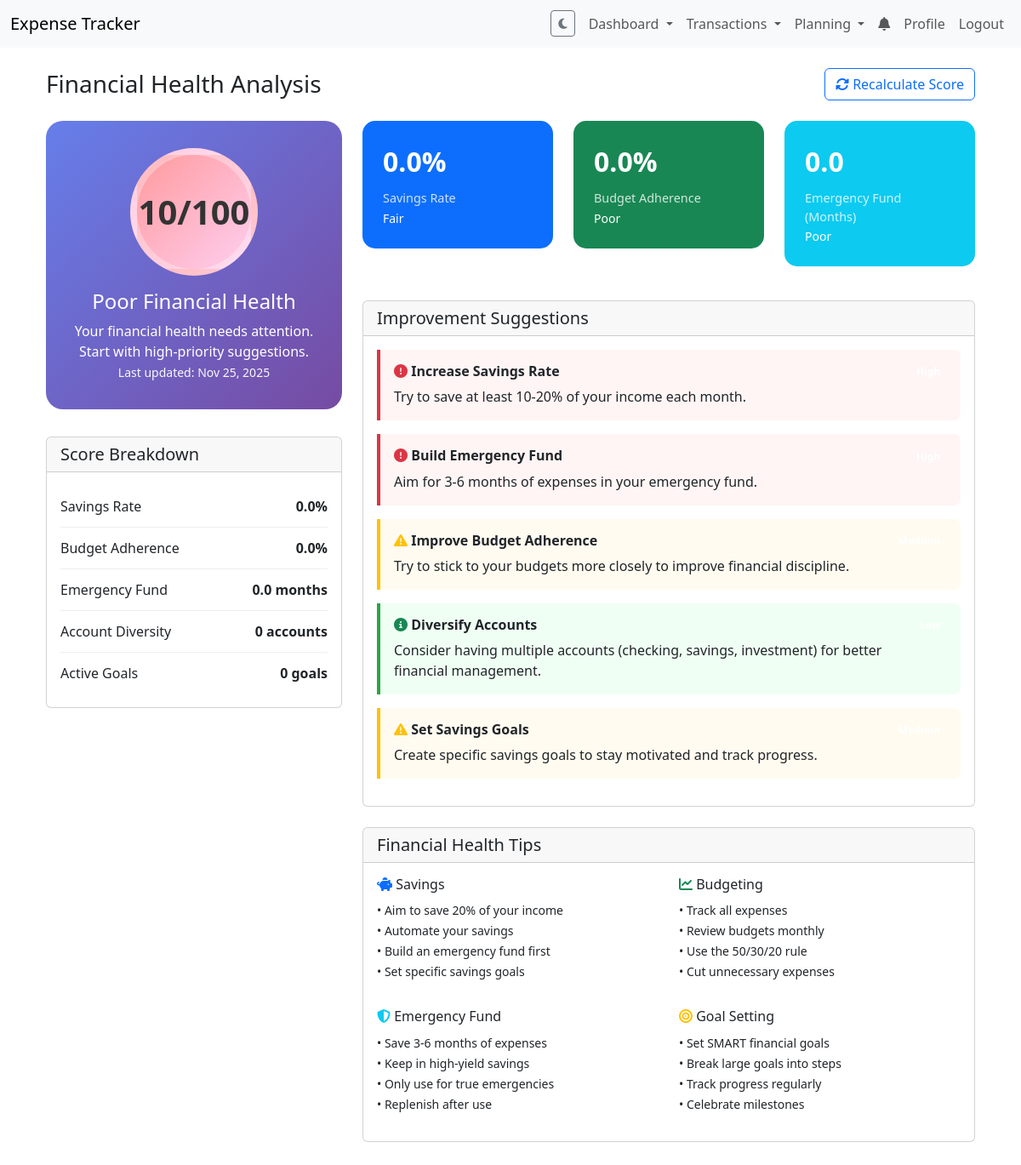
Screenshot of /financial-health/ (signed in) with the database file from the repository.
### tracker/models.py (models this page shows, shortened)
class FinancialHealthScore(models.Model):
    user = models.OneToOneField(User, on_delete=models.CASCADE)
    score = models.IntegerField(default=0)  # 0-100
    savings_rate = models.DecimalField(max_digits=5, decimal_places=2, default=0)  # Percentage
    budget_adherence = models.DecimalField(max_digits=5, decimal_places=2, default=0)  # Percentage
    emergency_fund_months = models.DecimalField(max_digits=5, decimal_places=2, default=0)
    debt_to_income_ratio = models.DecimalField(max_digits=5, decimal_places=2, default=0)
    last_calculated = models.DateTimeField(auto_now=True)

### tracker/views.py (the view)
# urls.py: path('financial-health/', views.financial_health_view, name='financial_health'),
@login_required
def financial_health_view(request):
    from .models import FinancialHealthScore
    health_score, created = FinancialHealthScore.objects.get_or_create(user=request.user)
    if request.GET.get('recalculate') or created or (timezone.now() - health_score.last_calculated).days >= 1:
        health_score.calculate_score()
    suggestions = []
    if health_score.savings_rate < 10:
        suggestions.append({
            'title': 'Increase Savings Rate',
            'description': 'Try to save at least 10-20% of your income each month.',
            'priority': 'high'
        })
    if health_score.emergency_fund_months < 3:
        suggestions.append({
            'title': 'Build Emergency Fund',
            'description': 'Aim for 3-6 months of expenses in your emergency fund.',
            'priority': 'high'
        })
    if health_score.budget_adherence < 75:
        suggestions.append({
            'title': 'Improve Budget Adherence',
            'description': 'Try to stick to your budgets more closely to improve financial discipline.',
            'priority': 'medium'
        })
    account_count = Account.objects.filter(user=request.user).count()
    if account_count < 2:
        suggestions.append({
            'title': 'Diversify Accounts',
            'description': 'Consider having multiple accounts (checking, savings, investment) for better financial management.',
            'priority': 'low'
        })
    active_goals = SavingsGoal.objects.filter(user=request.user, status='active').count()
    if active_goals == 0:
        suggestions.append({
            'title': 'Set Savings Goals',
            'description': 'Create specific savings goals to stay motivated and track progress.',
            'priority': 'medium'
        })
    context = {
        'health_score': health_score,
        'suggestions': suggestions,
        'account_count': account_count,
        'active_goals': active_goals,
    }
    return render(request, 'financial_health.html', context)

### tracker/templates/financial_health.html (shortened to what this page needs)
{% extends 'base.html' %}
{% load static %}
{% block content %}
<div class="container-fluid">
  <div class="row">
    <div class="col-12">
      <div class="d-flex justify-content-between align-items-center mb-4">
        <h1 class="h3 mb-0">Financial Health Analysis</h1>
        <a href="?recalculate=1" class="btn btn-outline-primary">
          <i class="fas fa-sync-alt"></i> Recalculate Score
        </a>
      </div>
    </div>
  </div>
  <div class="row">
    <div class="col-lg-4">
      <div class="health-score-display">
        <div class="score-circle
                    {% if health_score.score >= 80 %}score-excellent
                    {% elif health_score.score >= 60 %}score-good
                    {% elif health_score.score >= 40 %}score-fair
                    {% else %}score-poor{% endif %}">
          {{ health_score.score }}/100
        </div>
        <h4 class="mb-2">
          {% if health_score.score >= 80 %}Excellent
          {% elif health_score.score >= 60 %}Good
          {% elif health_score.score >= 40 %}Fair
          {% else %}Poor{% endif %}
          Financial Health
        </h4>
        <p class="mb-0">
          {% if health_score.score >= 80 %}
            You're doing great! Keep up the excellent financial habits.
          {% elif health_score.score >= 60 %}
            You're on the right track. A few improvements can make you even better.
          {% elif health_score.score >= 40 %}
            There's room for improvement. Focus on the suggestions below.
          {% else %}
            Your financial health needs attention. Start with high-priority suggestions.
          {% endif %}
        </p>
        <small class="text-light">Last updated: {{ health_score.last_calculated|date:"M d, Y" }}</small>
      </div>
      <div class="card">
        <div class="card-header">
          <h5 class="card-title mb-0">Score Breakdown</h5>
        </div>
        <div class="card-body">
          <div class="breakdown-item">
            <span class="breakdown-label">Savings Rate</span>
            <span class="breakdown-value">{{ health_score.savings_rate|floatformat:1 }}%</span>
          </div>
          <div class="breakdown-item">
            <span class="breakdown-label">Budget Adherence</span>
            <span class="breakdown-value">{{ health_score.budget_adherence|floatformat:1 }}%</span>
          </div>
          <div class="breakdown-item">
            <span class="breakdown-label">Emergency Fund</span>
            <span class="breakdown-value">{{ health_score.emergency_fund_months|floatformat:1 }} months</span>
          </div>
          <div class="breakdown-item">
            <span class="breakdown-label">Account Diversity</span>
            <span class="breakdown-value">
              {{ account_count }} account{{ account_count|pluralize }}
            </span>
          </div>
          <div class="breakdown-item">
            <span class="breakdown-label">Active Goals</span>
            <span class="breakdown-value">
              {{ active_goals }} goal{{ active_goals|pluralize }}
            </span>
          </div>
        </div>
      </div>
    </div>
    <div class="col-lg-8">
      <div class="row mb-4">
        <div class="col-md-4">
          <div class="metric-card bg-primary text-white">
            <div class="metric-value">{{ health_score.savings_rate|floatformat:1 }}%</div>
            <div class="metric-label">Savings Rate</div>
            <small>
              {% if health_score.savings_rate >= 20 %}Excellent
              {% elif health_score.savings_rate >= 10 %}Good
              {% elif health_score.savings_rate >= 0 %}Fair
              {% else %}Poor{% endif %}
            </small>
          </div>
        </div>
        <div class="col-md-4">
          <div class="metric-card bg-success text-white">
            <div class="metric-value">{{ health_score.budget_adherence|floatformat:1 }}%</div>
            <div class="metric-label">Budget Adherence</div>
            <small>
              {% if health_score.budget_adherence >= 90 %}Excellent
              {% elif health_score.budget_adherence >= 75 %}Good
              {% elif health_score.budget_adherence >= 50 %}Fair
              {% else %}Poor{% endif %}
            </small>
          </div>
        </div>
        <div class="col-md-4">
          <div class="metric-card bg-info text-white">
            <div class="metric-value">{{ health_score.emergency_fund_months|floatformat:1 }}</div>
            <div class="metric-label">Emergency Fund (Months)</div>
            <small>
              {% if health_score.emergency_fund_months >= 6 %}Excellent
              {% elif health_score.emergency_fund_months >= 3 %}Good
              {% elif health_score.emergency_fund_months >= 1 %}Fair
              {% else %}Poor{% endif %}
            </small>
          </div>
        </div>
      </div>
      <div class="card mb-4">
        <div class="card-header">
          <h5 class="card-title mb-0">Improvement Suggestions</h5>
        </div>
        <div class="card-body">
          {% for suggestion in suggestions %}
          <div class="suggestion-card {{ suggestion.priority }}">
            <div class="d-flex justify-content-between align-items-start">
              <div>
                <h6 class="fw-bold mb-2">
                  {% if suggestion.priority == 'high' %}
                    <i class="fas fa-exclamation-circle text-danger"></i>
                  {% elif suggestion.priority == 'medium' %}
                    <i class="fas fa-exclamation-triangle text-warning"></i>
                  {% else %}
                    <i class="fas fa-info-circle text-success"></i>
                  {% endif %}
                  {{ suggestion.title }}
                </h6>
                <p class="mb-0">{{ suggestion.description }}</p>
              </div>
              <span class="badge bg-{{ suggestion.priority }} ms-2">
              </span>
            </div>
          </div>
          {% empty %}
          <div class="text-center py-4">
            <i class="fas fa-trophy fa-3x text-success mb-3"></i>
            <h5 class="text-success">Excellent Financial Health!</h5>
            <p class="text-muted">You're doing great! Keep up the good work.</p>
          </div>
          {% endfor %}
        </div>
      </div>
      <div class="card">
        <div class="card-header">
          <h5 class="card-title mb-0">Financial Health Tips</h5>
        </div>
        <div class="card-body">
          <div class="row">
            <div class="col-md-6">
              <h6><i class="fas fa-piggy-bank text-primary"></i> Savings</h6>
              <ul class="list-unstyled">
                <li><small>• Aim to save 20% of your income</small></li>
                <li><small>• Automate your savings</small></li>
                <li><small>• Build an emergency fund first</small></li>
                <li><small>• Set specific savings goals</small></li>
              </ul>
            </div>
            <div class="col-md-6">
              <h6><i class="fas fa-chart-line text-success"></i> Budgeting</h6>
              <ul class="list-unstyled">
                <li><small>• Track all expenses</small></li>
                <li><small>• Review budgets monthly</small></li>
                <li><small>• Use the 50/30/20 rule</small></li>
                <li><small>• Cut unnecessary expenses</small></li>
              </ul>
            </div>
          </div>
          <div class="row mt-3">
            <div class="col-md-6">
              <h6><i class="fas fa-shield-alt text-info"></i> Emergency Fund</h6>
              <ul class="list-unstyled">
                <li><small>• Save 3-6 months of expenses</small></li>
                <li><small>• Keep in high-yield savings</small></li>
                <li><small>• Only use for true emergencies</small></li>
                <li><small>• Replenish after use</small></li>
              </ul>
            </div>
            <div class="col-md-6">
              <h6><i class="fas fa-bullseye text-warning"></i> Goal Setting</h6>
              <ul class="list-unstyled">
                <li><small>• Set SMART financial goals</small></li>
                <li><small>• Break large goals into steps</small></li>
                <li><small>• Track progress regularly</small></li>
                <li><small>• Celebrate milestones</small></li>
              </ul>
            </div>
          </div>
        </div>
      </div>
    </div>
  </div>
</div>
{% endblock %}

### tracker/static/css/style.css (style rules this page uses)
body { padding-bottom: 40px; }

### tracker/templates/financial_health.html (style rules this page uses)
.health-score-display { background: linear-gradient(135deg, #667eea 0%, #764ba2 100%); border-radius: 20px; color: white; padding: 2rem; text-align: center; margin-bottom: 2rem; }
.score-circle { width: 150px; height: 150px; border-radius: 50%; display: flex; align-items: center; justify-content: center; font-size: 2.5rem; font-weight: bold; margin: 0 auto 1rem; border: 8px solid rgba(255,255,255,0.3); position: relative; }
.score-poor { background: linear-gradient(135deg, #ff9a9e 0%, #fecfef 100%); color: #333; }
.metric-card { border-radius: 15px; padding: 1.5rem; margin-bottom: 1rem; transition: transform 0.3s ease; }
.metric-value { font-size: 2rem; font-weight: bold; margin-bottom: 0.5rem; }
.metric-label { font-size: 0.9rem; opacity: 0.8; }
.suggestion-card { border-left: 4px solid #007bff; padding: 1rem; margin-bottom: 1rem; background: #f8f9fa; border-radius: 0 8px 8px 0; }
.suggestion-card.high { border-left-color: #dc3545; background: #fff5f5; }
.suggestion-card.medium { border-left-color: #ffc107; background: #fffbf0; }
.suggestion-card.low { border-left-color: #28a745; background: #f0fff4; }
.breakdown-item { display: flex; justify-content: space-between; align-items: center; padding: 0.75rem 0; border-bottom: 1px solid #eee; }
.breakdown-item:last-child { border-bottom: none; }
.breakdown-label { font-weight: 500; }
.breakdown-value { font-weight: bold; }

### rows the page displays
FinancialHealthScore: score "10", last_calculated "Nov 25, 2025", savings_rate "0.0", budget_adherence "0.0", emergency_fund_months "0.0"

### other values shown
{{ account_count }} "0"
{{ active_goals }} "0"
{{ suggestion.title }} "Increase Savings Rate" "Build Emergency Fund" "Improve Budget Adherence" "Diversify Accounts" "Set Savings Goals"
{{ suggestion.description }} "Try to save at least 10-20% of your income each month." "Aim for 3-6 months of expenses in your emergency fund." "Try to stick to your budgets more closely to improve financial discipline." "Consider having multiple accounts (checking, savings, investment) for better financial management." "Create specific savings goals to stay motivated and track progress."
